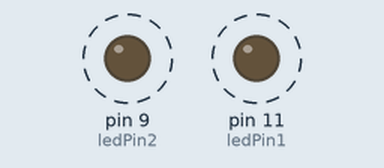
Recording of a sketch running on a simulated Arduino Uno, built with avr-gcc and run on an emulated ATmega328P. Shown: output pins drawn as LEDs (lit = HIGH). Dashed ring = blinking.

Above: at 0.2 s.
Timing chart, 0 to 4.6 s (numbered marks = the images above):
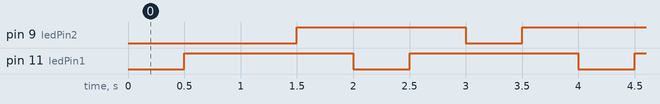

Measured:
- by itself, pin 9 (ledPin2), pin 11 (ledPin1): alternates HIGH for 1.5 s and LOW for 0.50 s
- by itself, everything shown: repeats every 16.0 s, in 32 steps

The sketch:

two_leds.ino
```cpp
const int ledPin1 = 11;
const int ledPin2 = 9;
void setup() {
  pinMode(ledPin1, OUTPUT);
  pinMode(ledPin2, OUTPUT);
}

void loop() {
  static int delayPeriod = 500;
  digitalWrite(ledPin1,LOW);
  delay(delayPeriod);
  digitalWrite(ledPin1, HIGH);
  delay(delayPeriod);
  digitalWrite(ledPin2,LOW);
  delay(delayPeriod);
  digitalWrite(ledPin2, HIGH);
  delay(delayPeriod);
}
```
